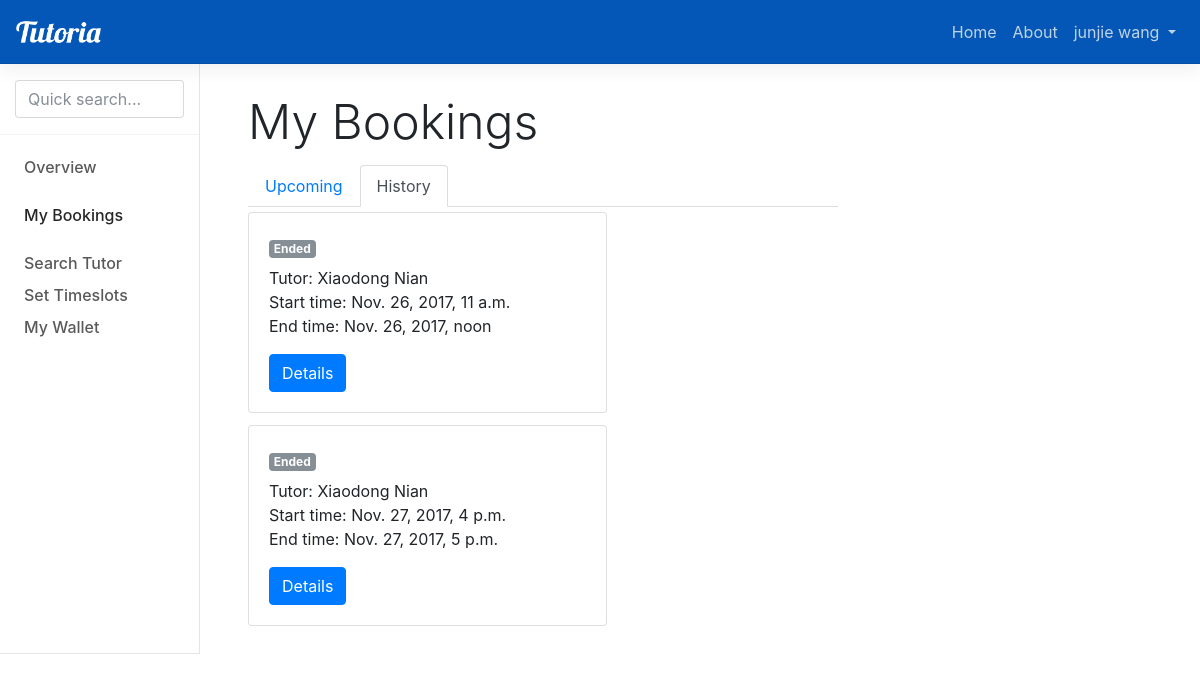
The app's page /sessionHistory/ (signed in) with its own data.
### booking/models.py (models this page shows, shortened)
class Session(models.Model):
    student = models.ForeignKey(User, on_delete=models.CASCADE, null=True, related_name='student')
    timeslot = models.ForeignKey(Timeslot, on_delete=models.CASCADE, null=True, related_name='timeslot')
    status = models.CharField(max_length=10, default='Booked')
    topic = models.CharField(max_length=140, blank=True)
    transaction0 = models.ForeignKey(Transaction, on_delete=models.CASCADE, null=True, blank=True, related_name='transaction0')
    transaction1 = models.ForeignKey(Transaction, on_delete=models.CASCADE, null=True, blank=True, related_name='transaction1')
    commission = models.DecimalField(default=0.00, max_digits=10, decimal_places=2)

### offering/models.py (models this page shows, shortened)
class Timeslot(models.Model):
    global TIMEZONELOCAL
    tutor = models.ForeignKey(User, on_delete=models.CASCADE, null=True)
    start = models.DateTimeField()
    end = models.DateTimeField()
    status = models.CharField(max_length=20, default='Available')

### booking/views.py (the view)
# urls.py: url(r'^sessionHistory/$', book_views.sessionHistory, name='sessionHistory'),
def sessionHistory(request):
    allSessions = Session.objects.filter(Q(student=request.user) & ~Q(status='Booked'))
    return render(request, 'records.html', {'allSessions': allSessions, 'active':1})

### tutoria/templates/records.html (shortened to what this page needs)
{% extends 'nav.html' %}
{% block stylesheet %}
  <link href="/static/css/my-tutorials.css" rel="stylesheet">
{% endblock %}
{% block menu %}
  {% if user.is_authenticated %}
    <div class="bd-toc-item">
      <a class="bd-toc-link" href="{% url 'home' %}">
        Overview
      </a>
    </div>
    <div class="bd-toc-item active">
        <a class="bd-toc-link" href="#">
            My Bookings
        </a>
    </div>
    <div class="bd-toc-item">
        <a class="bd-toc-link" href="{% url 'search' %}">
            Search Tutor
        </a>
    </div>
    {% if user.profile.identity != 'S' %}
      <div class="bd-toc-item">
        <a class="bd-toc-link" href="{% url 'offerslot' %}">
          Set Timeslots
        </a>
      </div>
    {% endif %}
    <div class="bd-toc-item">
        <a class="bd-toc-link" href="{% url 'wallet' %}">
            My Wallet
        </a>
    </div>
  {% endif %}
{% endblock %}
{% block content %}
  <h1 class="bd-title">My Bookings</h1>
  <ul class="nav nav-tabs">
    <li class="nav-item">
      <a class="nav-link {% if active == 0 %} active {% endif %}" href="{% url 'session' %}">Upcoming</a>
    </li>
    <li class="nav-item disabled">
      <a class="nav-link {% if active == 1 %} active {% endif %}" href="{% url 'sessionHistory' %}">History</a>
    </li>
  </ul>
  <div class="card-columns" id="all-tutorials">
    {% for session in allSessions %}
    <div class="card" >
      <div class="card-body" sessionId="{{ session.id }}">
        <p class="card-text">Tutor: {{ session.timeslot.tutor.get_full_name }}
          <br>Start time: {{ session.timeslot.start }}
          <br>End time: {{ session.timeslot.end }}</p>
        <a href="/viewSession/{{session.id}}" class="btn btn-primary session-detail-btn">Details</a>
      </div>
    </div>
    {% endfor %}
  </div>
{% endblock %}

### tutoria/templates/nav.html (shortened to what this page needs)
<!DOCTYPE html>
<html lang="en">
<head>
    <link href="/static/dist/css/bootstrap.min.css" rel="stylesheet">
    <link href="/static/assets/css/docs.min.css" rel="stylesheet">
    <link href="/static/css/nav.css" rel="stylesheet">
    {% block stylesheet %}{% endblock %}
    <header class="navbar navbar-expand navbar-dark flex-column flex-md-row bd-navbar">
        <a class="navbar-brand mr-0 mr-md-2" href="/" aria-label="Tutoria">
            <img src="/static/assets/brand/tutoria-logo-white.png" alt="brand">
        </a>
        <ul class="navbar-nav bd-navbar-nav flex-row ml-md-auto d-md-flex">
            <li class="nav-item">
                <a class="nav-link" href="#">Home</a>
            </li>
            <li class="nav-item">
                <a class="nav-link" href="#">About</a>
            </li>
            {% if user.is_authenticated %}
                <li class="nav-item dropdown">
                    <a class="nav-link dropdown-toggle" href="#" id="navbarDropdown" role="button" data-toggle="dropdown" aria-haspopup="true" aria-expanded="false">
                        <span>{{ user.get_full_name }}</span>
                    </a>
                </li>
            {% else %}
                <li class="nav-item">
                    <a class="nav-link p-2" href="{% url 'login' %}">Log In</a>
                </li>
            {% endif %}
        </ul>
    </header>
    <div class="container-fluid">
        <div class="row flex-xl-nowrap">
            <div class="col-12 col-md-3 col-xl-2 bd-sidebar">
                <form class="bd-search d-flex align-items-center">
                    <span class="algolia-autocomplete" style="position: relative; display: inline-block; direction: ltr;">
                        <input type="search" class="form-control ds-input" id="search-input" placeholder="Quick search..." aria-label="Quick search..."
                            autocomplete="off" spellcheck="false" role="combobox" aria-autocomplete="list" aria-expanded="false"
                            aria-labelledby="search-input" aria-owns="algolia-autocomplete-listbox-0" dir="auto" style="position: relative; vertical-align: top;">
                    </span>
                </form>
                <nav class="collapse bd-links" id="bd-docs-nav">
                    {% block menu %}
                    {% endblock %}
                </nav>
            </div>
            <main class="col-12 col-md-9 col-xl-8 py-md-3 pl-md-5 bd-content" style="min-height: 100%" role="main">
                {% block content %}
                {% endblock %}
            </main>
        </div>
    </div>
    </body>
</html>

### static/css/nav.css (style rules this page uses)
.navbar-brand { line-height: 20px; }
.navbar-brand img { width: 85px; }
.bd-navbar { background-color: #0457b7; }
.bd-navbar .navbar-nav .nav-link { color: #bfd3e4; }
.bd-title { margin-bottom: 1rem; }

### static/css/my-tutorials.css (style rules this page uses)
.card-columns { padding-top: 5px; column-count: 2; }

### records on screen
Session: timeslot.tutor.get_full_name "Xiaodong Nian", timeslot.start "Nov. 26, 2017, 11 a.m.", timeslot.end "Nov. 26, 2017, noon"
Session: timeslot.tutor.get_full_name "Xiaodong Nian", timeslot.start "Nov. 27, 2017, 4 p.m.", timeslot.end "Nov. 27, 2017, 5 p.m."

### other values on screen
{{ user.get_full_name }} "junjie wang"
